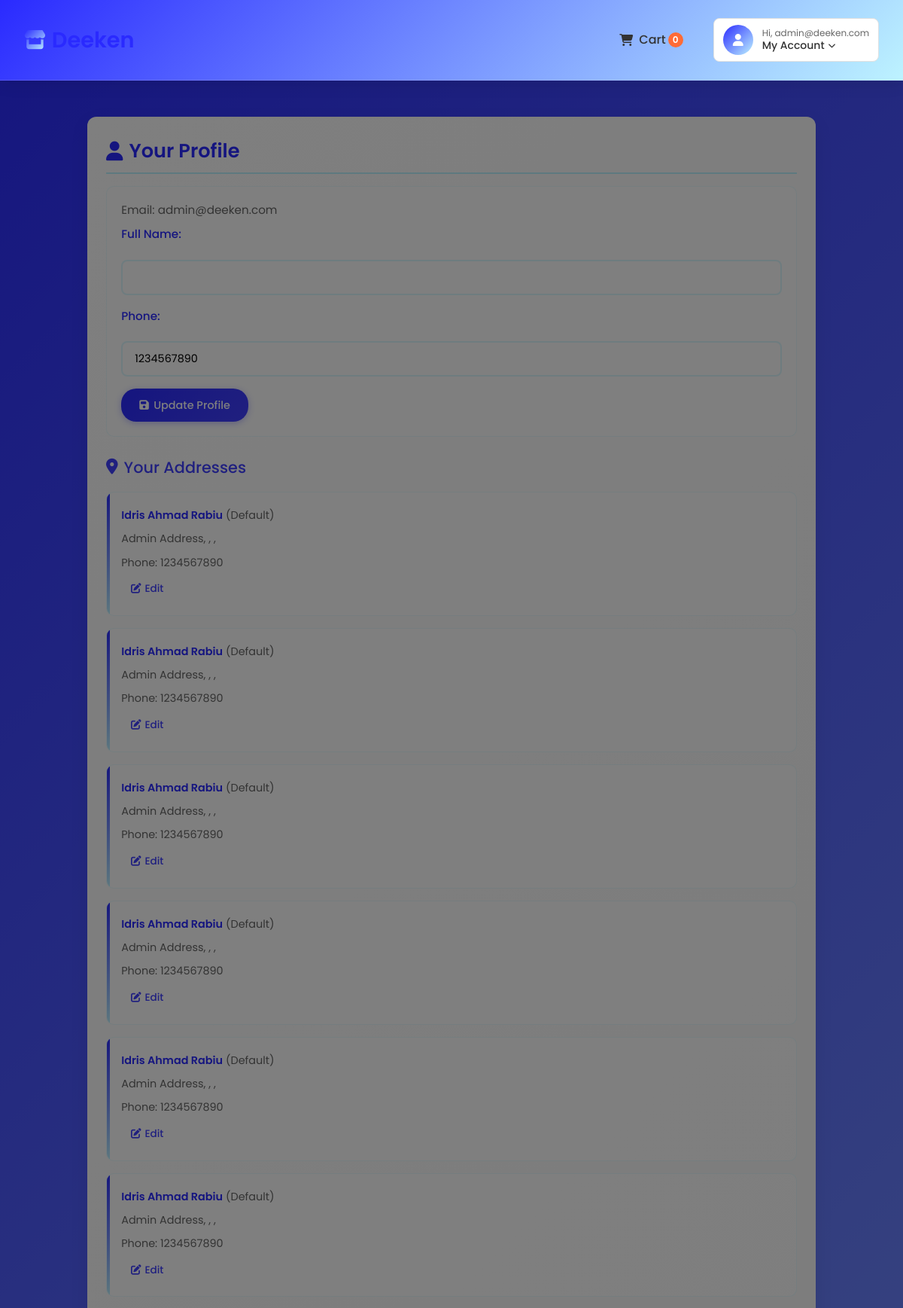
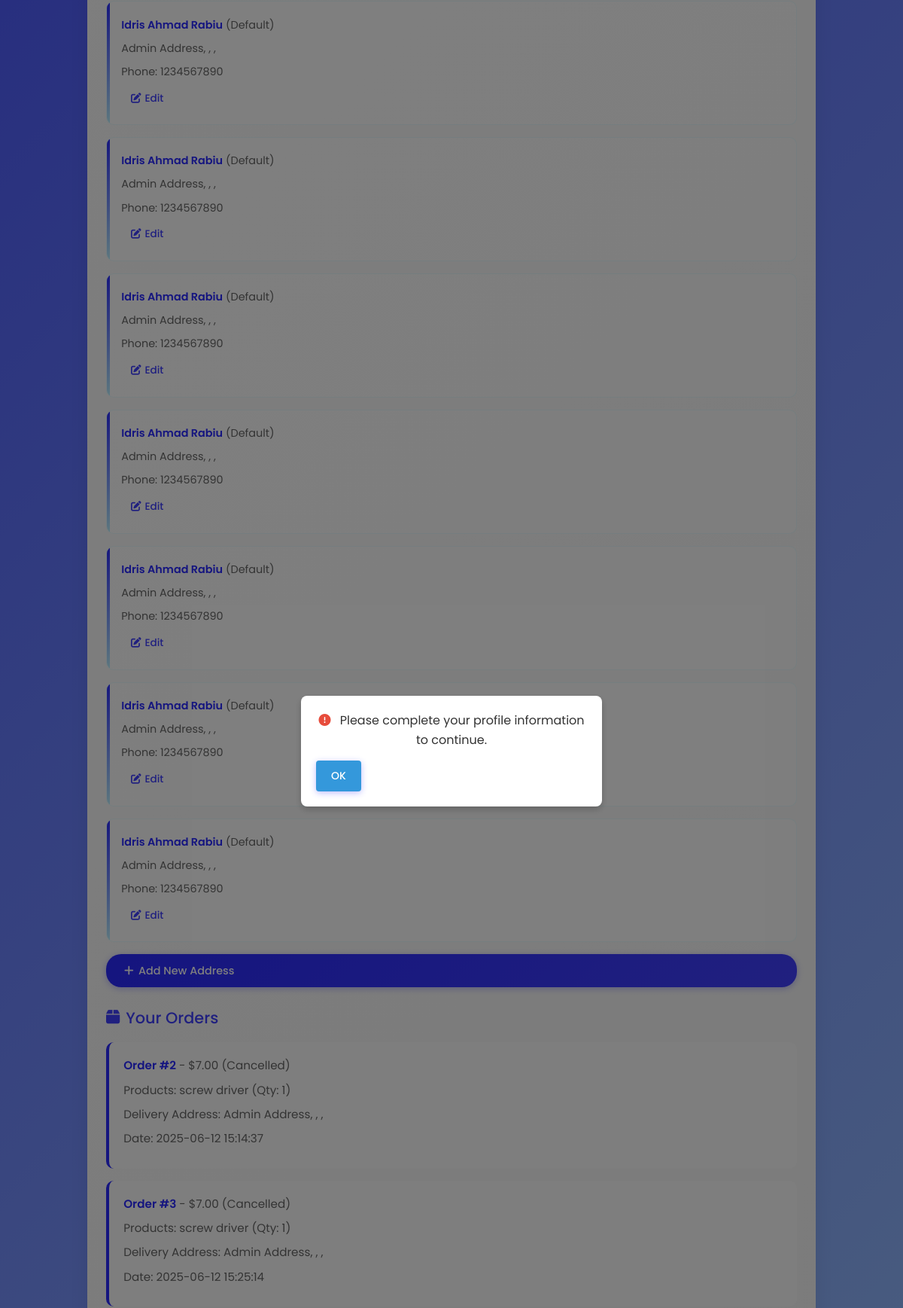
The app's page /profile.php (signed in, upper part) with its own data (2 pictures, top to bottom).
### tables this page shows
CREATE TABLE `addresses` (
  `id` int(11) UNSIGNED NOT NULL,
  `user_id` int(11) UNSIGNED NOT NULL,
  `full_name` varchar(100) NOT NULL,
  `street_address` text NOT NULL,
  `city` varchar(100) NOT NULL,
  `state` varchar(100) NOT NULL,
  `country` varchar(100) NOT NULL,
  `postal_code` varchar(20) NOT NULL,
  `phone` varchar(20) NOT NULL,
  `is_default` tinyint(1) DEFAULT 0,
  `created_at` timestamp NOT NULL DEFAULT current_timestamp(),
  `updated_at` timestamp NOT NULL DEFAULT current_timestamp() ON UPDATE current_timestamp()
);

CREATE TABLE `orders` (
  `id` bigint(20) UNSIGNED NOT NULL,
  `user_id` int(11) UNSIGNED NOT NULL,
  `address_id` int(11) UNSIGNED NOT NULL,
  `payment_id` int(11) UNSIGNED DEFAULT NULL,
  `total` decimal(10,2) NOT NULL,
  `delivery_fee` decimal(10,2) NOT NULL,
  `status` enum('pending','processing','shipped','delivered','cancelled') DEFAULT 'pending',
  `created_at` timestamp NOT NULL DEFAULT current_timestamp(),
  `updated_at` timestamp NOT NULL DEFAULT current_timestamp() ON UPDATE current_timestamp()
);

### config.php (called while the page is built, shortened)
<?php
function getCurrentUser() {
    return isset($_SESSION['user']) ? $_SESSION['user'] : null;
}
function getCartCount($conn, $user) {
    $stmt = $conn->prepare("SELECT SUM(quantity) as count FROM cart WHERE user_id = ?");
    $stmt->bind_param("i", $user['id']);
    $stmt->execute();
    $result = $stmt->get_result()->fetch_assoc();
    return $result['count'] ?? 0;
}
?>

### profile.php (the view, shortened to what this page needs)
<?php
include 'config.php';
$user = getCurrentUser();
$cart_count = getCartCount($conn, $user);
?>
<!DOCTYPE html>
<html lang="en">
<head>
    <link rel="stylesheet" href="https://cdnjs.cloudflare.com/ajax/libs/font-awesome/6.4.0/css/all.min.css">
    <link rel="stylesheet" href="global.css">
    <link rel="stylesheet" href="profile-styles.css">
    <link rel="stylesheet" href="responsive.css">
    <link rel="stylesheet" href="hamburger.css">
</head>
<body>
    <div id="profileIncompleteModal" class="notification-modal" style="display: none;">
        <div class="modal-content">
            <p><i class="fas fa-exclamation-circle"></i> Please complete your profile information to continue.</p>
            <button onclick="closeModal()">OK</button>
        </div>
    </div>
    <header>
        <nav class="navbar">
            <a href="index.php" class="logo"><i class="fas fa-store"></i> Deeken</a>
            <div class="nav-right">
                <a href="cart.php" class="cart-link">
                    <i class="fas fa-shopping-cart"></i>
                    <span class="cart-text">Cart</span>
                    <span class="cart-count"><?php echo $cart_count; ?></span>
                </a>
                <div class="profile-dropdown">
                    <?php if ($user): ?>
                        <div class="profile-trigger" onclick="toggleProfileDropdown()">
                            <div class="profile-avatar">
                                <i class="fas fa-user"></i>
                            </div>
                            <div class="profile-info">
                                <span class="profile-greeting">Hi, <?php echo htmlspecialchars($user['full_name'] ?? $user['email'] ?? 'User'); ?></span>
                                <span class="profile-account">My Account <i class="fas fa-chevron-down"></i></span>
                            </div>
                        </div>
                    <?php endif; ?>
                </div>
            </div>
        </nav>
    </header>
    <main>
        <section class="profile">
            <h2><i class="fas fa-user"></i> Your Profile</h2>
            <div id="profileInfo">
                <p>Email: <?php echo htmlspecialchars($user['email']); ?></p>
                <form method="POST">
                    <label>Full Name:</label>
                    <input type="text" name="full_name" value="<?php echo htmlspecialchars($user['full_name'] ?? ''); ?>" required>
                    <label>Phone:</label>
                    <input type="text" name="phone" value="<?php echo htmlspecialchars($user['phone'] ?? ''); ?>" required>
                    <button type="submit" name="update_profile"><i class="fas fa-save"></i> Update Profile</button>
                </form>
            </div>
            <h3><i class="fas fa-map-marker-alt"></i> Your Addresses</h3>
            <div id="addressList">
                <?php
                $stmt = $conn->prepare("SELECT * FROM addresses WHERE user_id = ?");
                $stmt->bind_param("i", $user['id']);
                $stmt->execute();
                $addresses = $stmt->get_result();
                while ($address = $addresses->fetch_assoc()) {
                ?>
                    <div class="address-item">
                        <p><strong><?php echo htmlspecialchars($address['full_name'] ?? 'N/A'); ?></strong> <?php if ($address['is_default']): ?>(Default)<?php endif; ?></p>
                        <p><?php echo htmlspecialchars($address['street_address'] ?? ''); ?>, , , </p>
                        <p>Phone: <?php echo htmlspecialchars($address['phone'] ?? 'N/A'); ?></p>
                        <a href="?edit_address=<?php echo $address['id']; ?>"><i class="fas fa-edit"></i> Edit</a>
                    </div>
                <?php } $stmt->close(); ?>
                <button onclick="document.getElementById('addressForm').style.display='block';"><i class="fas fa-plus"></i> Add New Address</button>
            </div>
            <h3><i class="fas fa-box"></i> Your Orders</h3>
            <div id="orderHistory">
                <?php
                $stmt = $conn->prepare("
                    SELECT o.*, a.street_address, a.city, a.state, a.country, a.postal_code,
                           GROUP_CONCAT(CONCAT(p.name, ' (Qty: ', oi.quantity, ')')) as products
                    FROM orders o
                    JOIN addresses a ON o.address_id = a.id
                    JOIN order_items oi ON o.id = oi.order_id
                    JOIN products p ON oi.product_id = p.id
                    WHERE o.user_id = ?
                    GROUP BY o.id
                ");
                $stmt->bind_param("i", $user['id']);
                $stmt->execute();
                $orders = $stmt->get_result();
                while ($order = $orders->fetch_assoc()) {
                ?>
                    <div class="order-item">
                        <p><strong>Order #<?php echo $order['id']; ?></strong> - $<?php echo number_format($order['total'], 2); ?> (<?php echo ucfirst($order['status']); ?>)</p>
                        <p>Products: <?php echo htmlspecialchars($order['products']); ?></p>
                        <p>Delivery Address: <?php echo htmlspecialchars($order['street_address'] . ', ' . $order['city'] . ', ' . $order['state'] . ', ' . $order['country'] . ' ' . $order['postal_code']); ?></p>
                        <p>Date: <?php echo $order['created_at']; ?></p>
                    </div>
                <?php } $stmt->close(); ?>
            </div>
        </section>
    </main>
</body>
</html>

### global.css (style rules this page uses)
* { margin: 0; padding: 0; box-sizing: border-box; }
body { font-family: 'Poppins', sans-serif; background: linear-gradient(135deg, #FFFFFF, #F6F6F6); color: #000000; }
a { text-decoration: none; }

### responsive.css (style rules this page uses)
* { box-sizing: border-box; }
html { font-size: 16px; }
body { margin: 0; overflow-x: hidden; }
@media screen and (min-width: 1024px) { .navbar { background: linear-gradient(135deg, #2A2AFF, #BDF3FF); padding: 1.5rem 2rem; } }
@media screen and (min-width: 1024px) { .product-details, .reviews, .cart, .profile, .admin-panel { margin: 2rem auto; max-width: 1000px; } }

### profile.php (style rules this page uses)
.notification-modal { position: fixed; top: 0; left: 0; width: 100%; height: 100%; background: rgba(0, 0, 0, 0.5); display: flex; justify-content: center; align-items: center; z-index: 1000; opacity: 0; transition: opacity 0.3s ease; }
.notification-modal.show { opacity: 1; }
.modal-content { background: #fff; padding: 20px; border-radius: 8px; max-width: 400px; width: 90%; text-align: center; box-shadow: 0 4px 8px rgba(0, 0, 0, 0.2); animation: slideIn 0.3s ease; }
.modal-content p { margin: 0 0 15px; font-size: 16px; color: #333; }
.modal-content p i { color: #e74c3c; margin-right: 8px; }
.modal-content button { background: #3498db; color: #fff; border: none; padding: 10px 20px; border-radius: 4px; cursor: pointer; font-size: 14px; }

### records on screen
addresses: full_name "Idris Ahmad Rabiu", is_default "(Default)", street_address "Admin Address", phone "1234567890"
addresses: full_name "Idris Ahmad Rabiu", is_default "(Default)", street_address "Admin Address", phone "1234567890"
addresses: full_name "Idris Ahmad Rabiu", is_default "(Default)", street_address "Admin Address", phone "1234567890"
addresses: full_name "Idris Ahmad Rabiu", is_default "(Default)", street_address "Admin Address", phone "1234567890"
addresses: full_name "Idris Ahmad Rabiu", is_default "(Default)", street_address "Admin Address", phone "1234567890"
addresses: full_name "Idris Ahmad Rabiu", is_default "(Default)", street_address "Admin Address", phone "1234567890"
addresses: full_name "Idris Ahmad Rabiu", is_default "(Default)", street_address "Admin Address", phone "1234567890"
addresses: full_name "Idris Ahmad Rabiu", is_default "(Default)", street_address "Admin Address", phone "1234567890"
addresses: full_name "Idris Ahmad Rabiu", is_default "(Default)", street_address "Admin Address", phone "1234567890"
addresses: full_name "Idris Ahmad Rabiu", is_default "(Default)", street_address "Admin Address", phone "1234567890"
addresses: full_name "Idris Ahmad Rabiu", is_default "(Default)", street_address "Admin Address", phone "1234567890"
addresses: full_name "Idris Ahmad Rabiu", is_default "(Default)", street_address "Admin Address", phone "1234567890"
addresses: full_name "Idris Ahmad Rabiu", is_default "(Default)", street_address "Admin Address", phone "1234567890"
orders: id "2", total "7.00", status "Cancelled", products "screw driver (Qty: 1)", address.postal_code "Admin Address, , ,", created_at "2025-06-12 15:14:37"
orders: id "3", total "7.00", status "Cancelled", products "screw driver (Qty: 1)", address.postal_code "Admin Address, , ,", created_at "2025-06-12 15:25:14"

### other values on screen
$cart_count "0"
$user['full_name'] "admin@deeken.com"
$user['email'] "admin@deeken.com"
